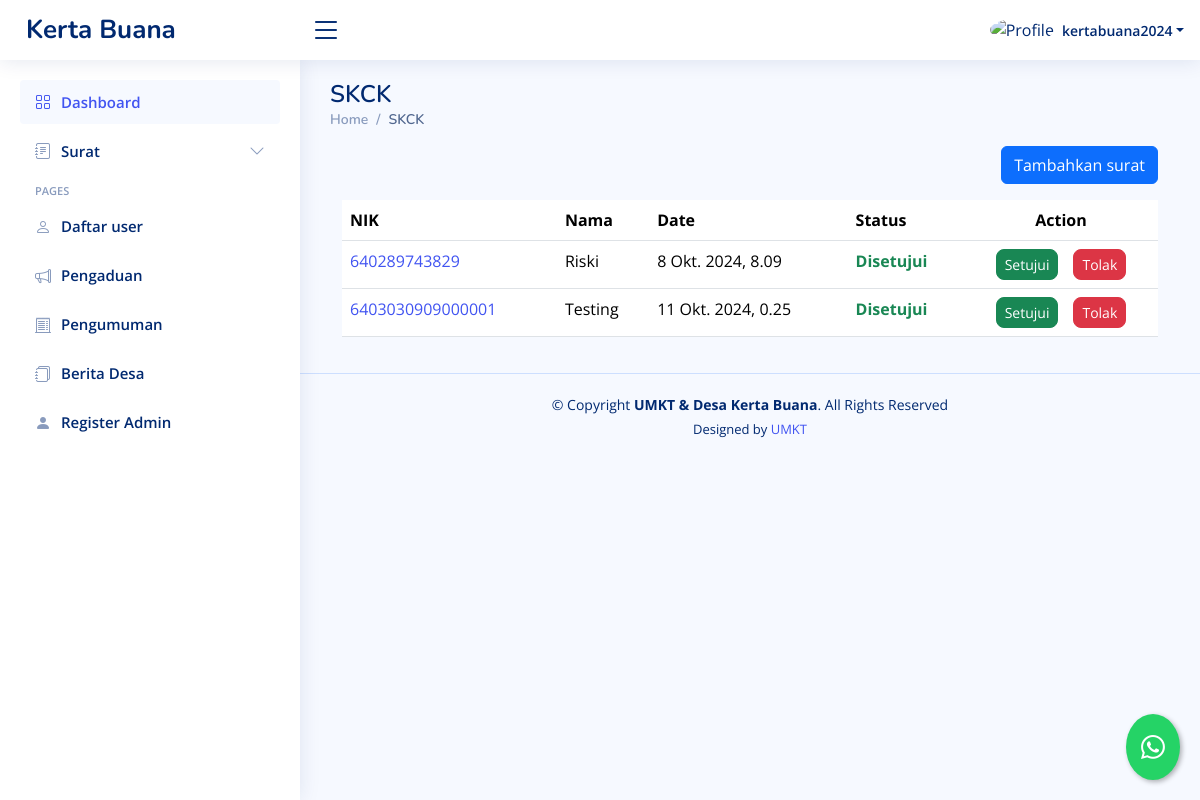
Page /dashboard/skck/ (signed in) on the committed database.
### dashboard/models.py (models this page shows, shortened)
class SKCK(models.Model):
    STATUS_CHOICES = [
        ('review', 'Proses Review'),
        ('approved', 'Disetujui'),
        ('rejected', 'Ditolak'),
    ]
    penulis = models.ForeignKey(User, on_delete=models.CASCADE, blank=True, null=True)
    nama = models.CharField(max_length=255)
    jenis_kelamin = models.CharField(max_length=255)
    ttl = models.CharField(max_length=255)
    suku = models.CharField(max_length=255)
    agama = models.CharField(max_length=255)
    nik = models.CharField(max_length=255)
    alamat = models.CharField(max_length=255)
    pekerjaan = models.CharField(max_length=255)
    kawin = models.CharField(max_length=255)
    pendidikanterakhir = models.CharField(max_length=255)
    persyaratan = models.CharField(max_length=255, blank=True, null=True)
    date = models.DateTimeField(default=timezone.now, blank=True)
    status = models.CharField(max_length=20, choices=STATUS_CHOICES, default='review')
    scanktp = models.URLField(blank=True, null=True)

### dashboard/views.py (the view, shortened to what this page needs)
# urls.py: path("skck/",skck,  name="skck"),
@login_required
def skck(request):
    template_name = "backend/skck.html"
    suket = SKCK.objects.all()
    private = SKCK.objects.filter(penulis=request.user)
    context = {
        "suket": suket,
        'private': private
    }
    return render(request, template_name, context)

### templates/backend/skck.html (shortened to what this page needs)
{% extends "backend/base_ui.html" %} {% load static %} {% load custom_filters %}
{% block konten %}
<div>
  <div class="pagetitle">
    <h1>SKCK</h1>
    <nav>
      <ol class="breadcrumb">
        <li class="breadcrumb-item">
          <a href="{% url 'dashboard' %}">Home</a>
        </li>
        <li class="breadcrumb-item active">SKCK</li>
      </ol>
    </nav>
  </div>
  {% if value %}
  <div class="card">
    <div class="card-body">
      <h5 class="card-title">SKCK</h5>
      <form
        method="post"
        action="{% url 'edit_skck' value.id %}"
        enctype="multipart/form-data"
      >
        {% csrf_token %}
        <div class="row mb-3">
          <label for="inputNama" class="col-sm-2 col-form-label">Nama</label>
          <div class="col-sm-10">
            <input
              type="text"
              class="form-control"
              name="inputNama"
              value="{{ value.nama }}"
              required
            />
          </div>
        </div>
        <div class="row mb-3">
          <label class="col-sm-2 col-form-label">Jenis Kelamin</label>
          <div class="col-sm-10">
            <select class="form-select" name="inputjk">
              <option selected>Pilih jenis kelamin</option>
              {% if value.jenis_kelamin == "Laki-laki" %}
              <option value="Laki-laki" selected>Laki-laki</option>
              <option value="Perempuan">Perempuan</option>
              {% else %}
              <option value="Laki-laki">Laki-laki</option>
              <option value="Perempuan" selected>Perempuan</option>
              {% endif %}
            </select>
          </div>
        </div>
        <div class="row mb-3">
          <label for="inputTtl" class="col-sm-2 col-form-label"
            >Tempat tanggal lahir</label
          >
          <div class="col-sm-10">
            <input
              type="text"
              class="form-control"
              name="inputTtl"
              value="{{ value.ttl }}"
              placeholder="contoh: Samarinda, 01 Januari 2020"
              required
            />
          </div>
        </div>
        <div class="row mb-3">
          <label for="inputSuku" class="col-sm-2 col-form-label"
            >Suku/Bangsa</label
          >
          <div class="col-sm-10">
            <input
              type="text"
              class="form-control"
              name="inputSuku"
              value="{{ value.suku }}"
              required
            />
          </div>
        </div>
        <div class="row mb-3">
          <label for="inputAgama" class="col-sm-2 col-form-label">Agama</label>
          <div class="col-sm-10">
            <input
              type="text"
              class="form-control"
              name="inputAgama"
              value="{{ value.agama }}"
              required
            />
          </div>
        </div>
        <div class="row mb-3">
          <label class="col-sm-2 col-form-label">Status Perkawinan</label>
          <div class="col-sm-10">
            <select class="form-select" name="inputKawin">
              <option selected>Pilih status</option>
              {% if value.kawin == "Sudah menikah" %}
              <option value="Sudah menikah" selected>Sudah menikah</option>
              <option value="Belum menikah">Belum menikah</option>
              {% else %}
              <option value="Sudah menikah">Sudah menikah</option>
              <option value="Belum menikah" selected>Belum menikah</option>
              {% endif %}
            </select>
          </div>
        </div>
        <div class="row mb-3">
          <label for="inputNIK" class="col-sm-2 col-form-label">NIK</label>
          <div class="col-sm-10">
            <input
              type="text"
              class="form-control"
              name="inputNIK"
              value="{{ value.nik }}"
              required
            />
          </div>
        </div>
        <div class="row mb-3">
          <label for="inputPekerjaan" class="col-sm-2 col-form-label"
            >Pekerjaan</label
          >
          <div class="col-sm-10">
            <input
              type="text"
              class="form-control"
              name="inputPekerjaan"
              value="{{ value.pekerjaan }}"
              required
            />
          </div>
        </div>
        <div class="row mb-3">
          <label for="inputAlamat" class="col-sm-2 col-form-label"
            >Alamat</label
          >
          <div class="col-sm-10">
            <input
              type="text"
              class="form-control"
              name="inputAlamat"
              value="{{ value.alamat }}"
              required
            />
          </div>
        </div>
        <div class="row mb-3">
          <label for="inputPendidikanterakhir" class="col-sm-2 col-form-label"
            >Pendidikan Terakhir</label
          >
          <div class="col-sm-10">
            <input
              type="text"
              class="form-control"
              name="inputPendidikanterakhir"
              value="{{ value.pendidikanterakhir }}"
              required
            />
          </div>
        </div>
        <div class="row mb-3">
          <label for="inputPersyaratan" class="col-sm-2 col-form-label"
            >Persyaratan</label
          >
          <div class="col-sm-10">
            <input
              type="text"
              class="form-control"
              name="inputPersyaratan"
              value="{{ value.persyaratan }}"
              required
            />
          </div>
        </div>
        <div class="row mb-3">
          <label for="inputNumber" class="col-sm-2 col-form-label"
            >Scan KTP</label
          >
          <div class="col-sm-10">
            <input
              class="form-control"
              type="file"
              id="formFile"
              name="gambar"
            />
            <div class="d-flex gap-3">
              <p>file yang di upload :</p>
              <a href="{{ value.scanktp }}">{{ value.scanktp|filename }}</a>
            </div>
          </div>
        </div>
        <div class="row mb-3">
          <label class="col-sm-2 col-form-label">Submit Here</label>
          <div class="col-sm-10">
            <a href="{% url 'skck' %}">
              <button class="btn btn-secondary">Cancel</button>
            </a>
            <button type="submit" class="btn btn-primary">Submit</button>
          </div>
        </div>
      </form>
    </div>
  </div>
  {% else %}
  <div class="container-fluid">
    <div class="d-flex justify-content-end mb-3">
      <button
        type="button"
        class="btn btn-primary"
        data-bs-toggle="modal"
        data-bs-target="#formModal"
      >
        Tambahkan surat
      </button>
    </div>
    <div class="table-responsive">
      <table class="table datatable">
        <thead>
          <tr>
            <th>NIK</th>
            <th>Nama</th>
            <th data-type="date" data-format="YYYY/DD/MM">Date</th>
            <th>Status</th>
            <th class="text-center">Action</th>
          </tr>
        </thead>
        <tbody>
          {% if user.is_superuser %} {% for surat in suket %}
          <tr>
            <td>
              <a href="{% url 'detail_skck' surat.id %}">{{ surat.nik }}</a>
            </td>
            <td>{{ surat.nama }}</td>
            <td>{{ surat.date }}</td>
            {% if surat.status == 'review' %}
            <td class="text-warning fw-bold">Proses Review</td>
            {% elif surat.status == 'approved' %}
            <td class="text-success fw-bold">Disetujui</td>
            {% elif surat.status == 'rejected' %}
            <td class="text-danger fw-bold">Ditolak</td>
            {% endif %} {% if user.is_superuser %}
            <td class="text-center">
              <div
                class="btn-group gap-3"
                role="group"
                aria-label="Action buttons"
              >
                <button type="button" class="btn btn-success btn-sm rounded-3">
                  <a
                    href="{% url 'setujui_skck' surat.id %}"
                    class="text-decoration-none text-white"
                    >Setujui</a
                  >
                </button>
                <button type="button" class="btn btn-danger btn-sm rounded-3">
                  <a
                    href="{% url 'tolak_skck' surat.id %}"
                    class="text-decoration-none text-white"
                    >Tolak</a
                  >
                </button>
              </div>
            </td>
            {% endif %}
          </tr>
          {% endfor %} {% endif %}
        </tbody>
      </table>
    </div>
  </div>
  {% endif %}
</div>
{% endblock konten %}

### templates/backend/base_ui.html (shortened to what this page needs)
{% load static %}
<!DOCTYPE html>
<html lang="en">
  <head>
    <link
      href="{% static 'backend/vendor/bootstrap/css/bootstrap.min.css'%}"
      rel="stylesheet"
    />
    <link
      href="{% static 'backend/vendor/bootstrap-icons/bootstrap-icons.css'%}"
      rel="stylesheet"
    />
    <link
      href="{% static 'backend/vendor/boxicons/css/boxicons.min.css'%}"
      rel="stylesheet"
    />
    <link
      href="{% static 'backend/vendor/quill/quill.snow.css'%}"
      rel="stylesheet"
    />
    <link
      href="{% static 'backend/vendor/quill/quill.bubble.css'%}"
      rel="stylesheet"
    />
    <link
      href="{% static 'backend/vendor/remixicon/remixicon.css'%}"
      rel="stylesheet"
    />
    <link
      href="{% static 'backend/vendor/simple-datatables/style.css'%}"
      rel="stylesheet"
    />
    <link href="{% static 'backend/css/style.css'%}" rel="stylesheet" />
  </head>
  <body>
    <header id="header" class="header fixed-top d-flex align-items-center">
      <div class="d-flex align-items-center justify-content-between">
        <a href="{% url 'welcome'%}" class="logo d-flex align-items-center">
          <span class="d-none d-lg-block">Kerta Buana</span>
        </a>
        <i class="bi bi-list toggle-sidebar-btn"></i>
      </div>
      <nav class="header-nav ms-auto">
        <ul class="d-flex align-items-center">
          <li class="nav-item dropdown pe-3">
            <a
              class="nav-link nav-profile d-flex align-items-center pe-0"
              href="#"
              data-bs-toggle="dropdown"
            >
              {% if user.is_superuser %}
              <img
                src="{% static 'backend/img/orang.png'%}"
                alt="Profile"
                class="rounded-circle"
              />
              {% else %}
              <img
                src="{% static 'backend/img/family.png'%}"
                alt="Profile"
                class="rounded-circle"
              />
              {% endif %}
              <span class="d-none d-md-block dropdown-toggle ps-2"
                >{{request.user.username}}</span
              > </a
            >
          </li>
        </ul>
      </nav>
    </header>
    <aside id="sidebar" class="sidebar">
      <ul class="sidebar-nav" id="sidebar-nav">
        <li class="nav-item">
          <a class="nav-link" href="{% url 'dashboard'%}">
            <i class="bi bi-grid"></i>
            <span>Dashboard</span>
          </a>
        </li>
        {% if user.is_superuser %}
        <li class="nav-item">
          <a
            class="nav-link collapsed"
            data-bs-target="#forms-nav"
            data-bs-toggle="collapse"
            href="#"
          >
            <i class="bi bi-journal-text"></i><span>Surat</span
            ><i class="bi bi-chevron-down ms-auto"></i>
          </a>
        </li>
        {% endif %}
        {% if user.is_superuser %}
        <li class="nav-heading">Pages</li>
        <li class="nav-item">
          <a class="nav-link collapsed" href="{% url 'daftar_user' %}">
            <i class="bi bi-person"></i>
            <span>Daftar user</span>
          </a>
        </li>
        <li class="nav-item">
          <a class="nav-link collapsed" href="{% url 'pengaduan_asing' %}">
            <i class="bi bi-megaphone"></i>
            <span>Pengaduan</span>
          </a>
        </li>
        <li class="nav-item">
          <a class="nav-link collapsed" href=" {% url 'pengumuman' %} ">
            <i class="bi bi-receipt-cutoff"></i>
            <span>Pengumuman</span>
          </a>
        </li>
        <li class="nav-item">
          <a class="nav-link collapsed" href=" {% url 'blog' %} ">
            <i class="bi bi-journals"></i>
            <span>Berita Desa</span>
          </a>
        </li>
        <li class="nav-item">
          <a class="nav-link collapsed" href="{% url 'register_super_admin' %}">
            <i class="bi bi-person-fill"></i>
            <span>Register Admin</span>
          </a>
        </li>
        {% endif %}
      </ul>
    </aside>
    <main id="main" class="main">
      {% block konten %}{% endblock konten %}
    </main>
    <footer id="footer" class="footer">
      <div class="copyright">
        &copy; Copyright <strong><span>UMKT & Desa Kerta Buana</span></strong
        >. All Rights Reserved
      </div>
      <div class="credits">
        Designed by <a href="https://www.umkt.ac.id/">UMKT</a>
      </div>
    </footer>
    <a
      href="https://wa.me/6282255462424?text=Halo,%20saya%20{{ request.user.last_name }}%20dengan%20nik%20{{ request.user.nik }}"
      class="whatsapp-float"
      target="_blank"
      title="Hubungi kami via WhatsApp"
    >
      <i class="bi bi-whatsapp"></i>
    </a>
  </body>
</html>

### rows in the picture
SKCK: nik "640289743829", nama "Riski", date "8 Okt. 2024, 8.09", status "Disetujui"
SKCK: nik "6403030909000001", nama "Testing", date "11 Okt. 2024, 0.25", status "Disetujui"

### other values in the picture
{{ request.user.username }} "kertabuana2024"
